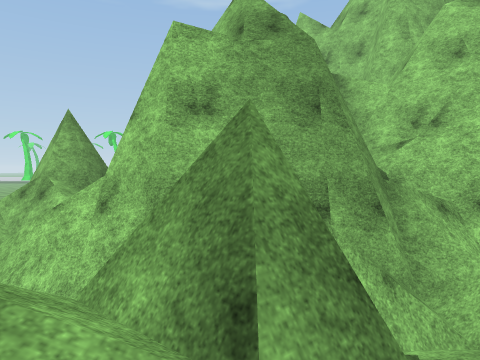
view 1 (above)

21 first-person views from a walk through a 3-D level made in the Unity game engine. The camera is 1.4 m above the floor, tilts 2° down and sees 70° across. The floor is counted in squares, 2 m on a side. Each view is taken from the middle of a square. On the plan, view 1 faces up. The plan holds only what a view shows up to about 11 squares ahead; the rest is blank. The place goes on beyond the plan. Surface patterns are stand-ins for the level's own textures.

view 2
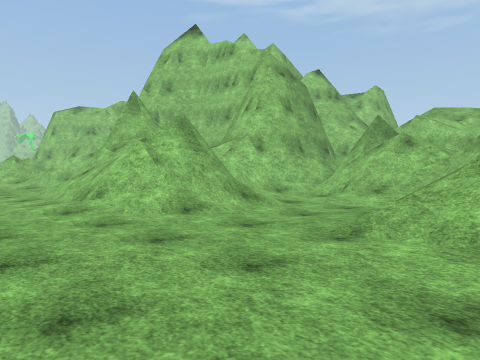

view 3
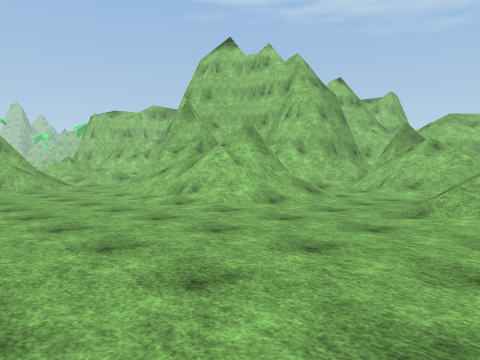

view 4
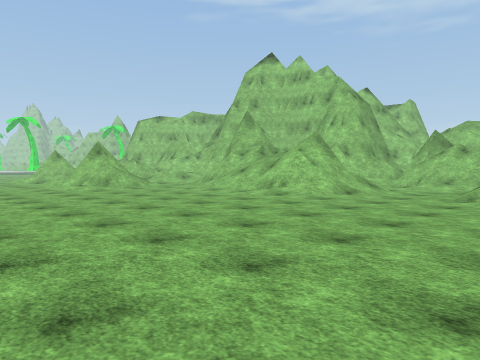

view 5
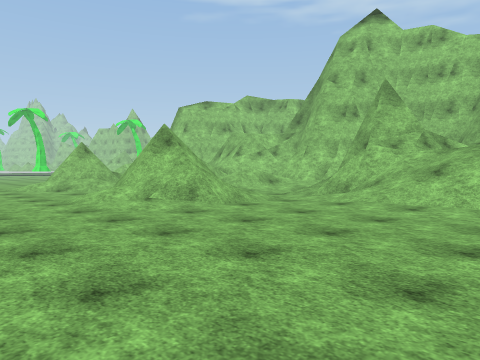

view 6
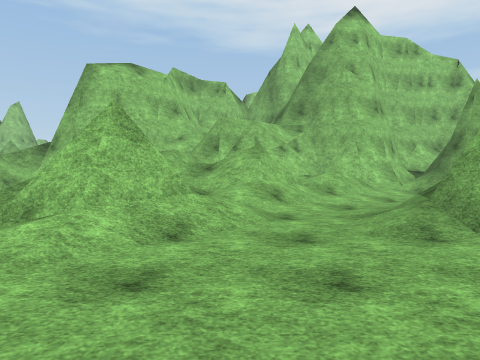

view 7
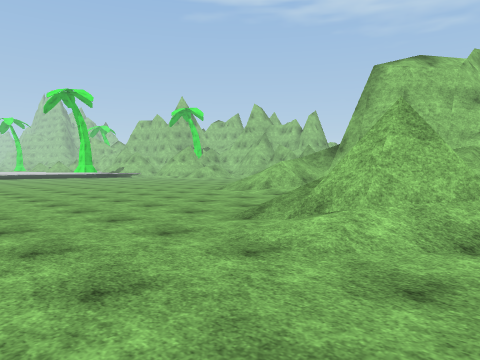

view 8
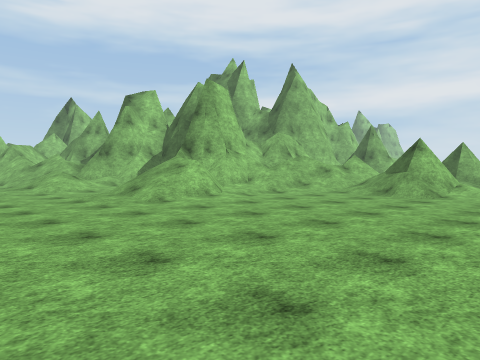

view 9
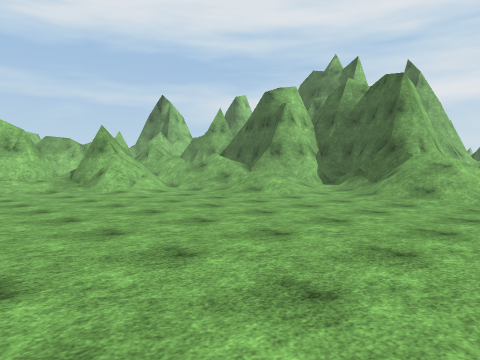

view 10
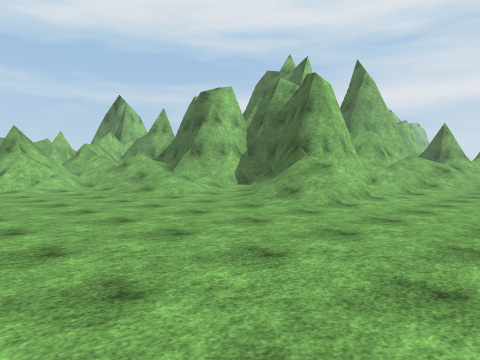

view 11
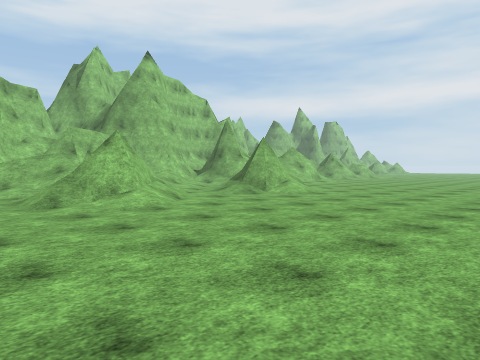

view 12
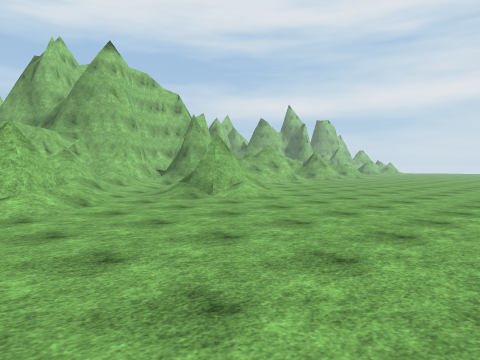

view 13
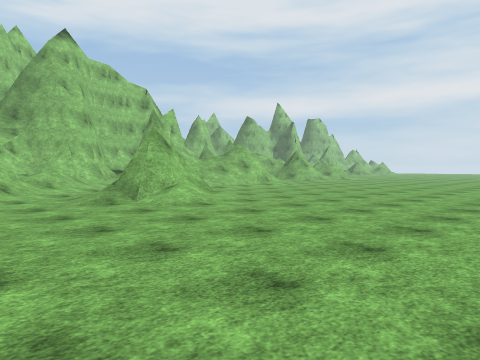

view 14
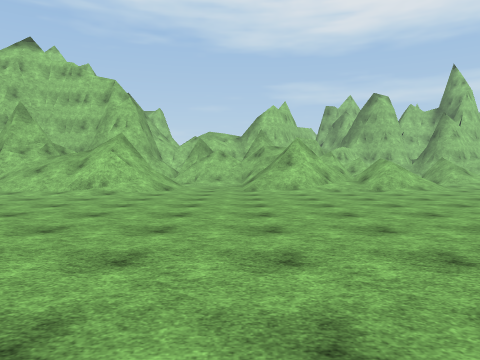

view 15
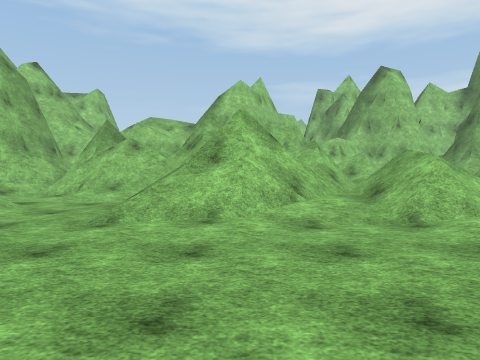

view 16
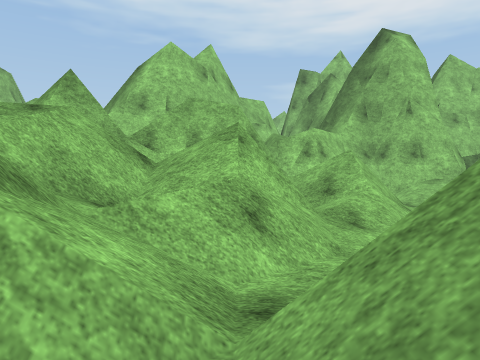

view 17
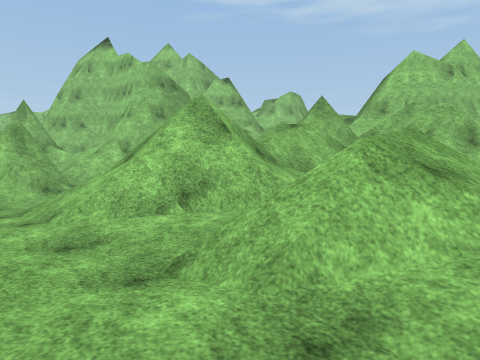

view 18
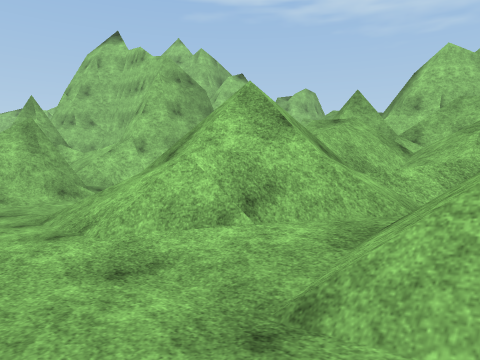

view 19
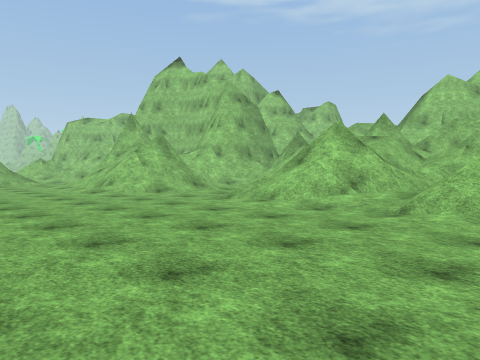

view 20
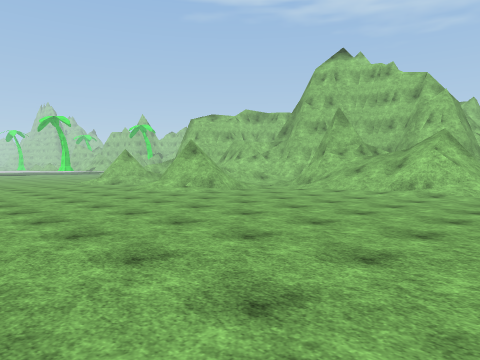

view 21
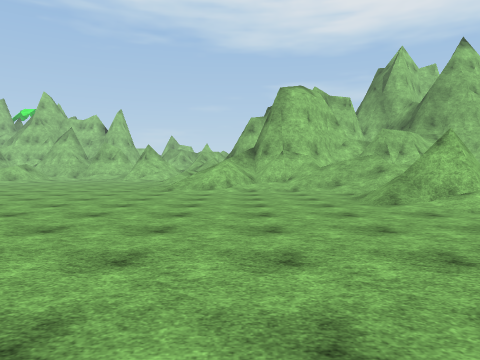

### Floor plan
Key: @ floor where view 1 was taken; # wall or solid block; . main floor; : floor 0.5 m higher than the main floor; / step, stairs or slope; = window, fence, low wall or low ledge; v drop or lower ground.
Columns run from 16 left of view 1 to 5 right of it. Each row starts with its distance up from view 1.
 30          ....
 29          .........
 28        ............/##
 27        ............//#
 26     ..............//#/
 25     ..............//#
 24     ...........//.//
 23     .......././////
 22   .........//////
 21  .........////./
 20 ........../=/=//
 19 ...........//##
 18 ..........//###
 17 .......///// ##
 16 ....../#//// /#
 15 ....../##////#=
 14 .......//// /#
 13 ........./=//#
 12 .......//.///#
 11  ...../#/////##
 10  ...../##/.//##
  9  ...../=//.//=#
  8  ........./####
  7  ........./### #
  6  .........//=/##
  5  ........//////##
  4 ........./#///#####
  3 .........///#//##:#
  2 ..........///.//#v #
  1 ............../##v #
  0 .........../////@  #
 -1  ........./// /=/# #
 -2   ......../// // ##=
 -3     .......///// /#
 -4      ...../////= /##
 -5      ...../////////=#
 -6      .....///  //= /#

Positions as (right, up) in squares from view 1, and headings:
1: (0, 0), facing up
2: (-9, -2), facing up-right
3: (-11, -2), facing up-right
4: (-14, -2), facing up-right
5: (-13, 4), facing up-right
6: (-13, 14), facing right
7: (-13, 14), facing up-right
8: (-12, 26), facing down-right
9: (-7, 30), facing down-right
10: (-9, 28), facing down-right
11: (-16, 19), facing down-right
12: (-16, 17), facing down-right
13: (-16, 15), facing down-right
14: (-16, 0), facing right
15: (-10, -2), facing right
16: (-5, -4), facing right
17: (-7, -6), facing up-right
18: (-7, -5), facing up-right
19: (-11, -6), facing up-right
20: (-16, 1), facing up-right
21: (-16, 20), facing right
